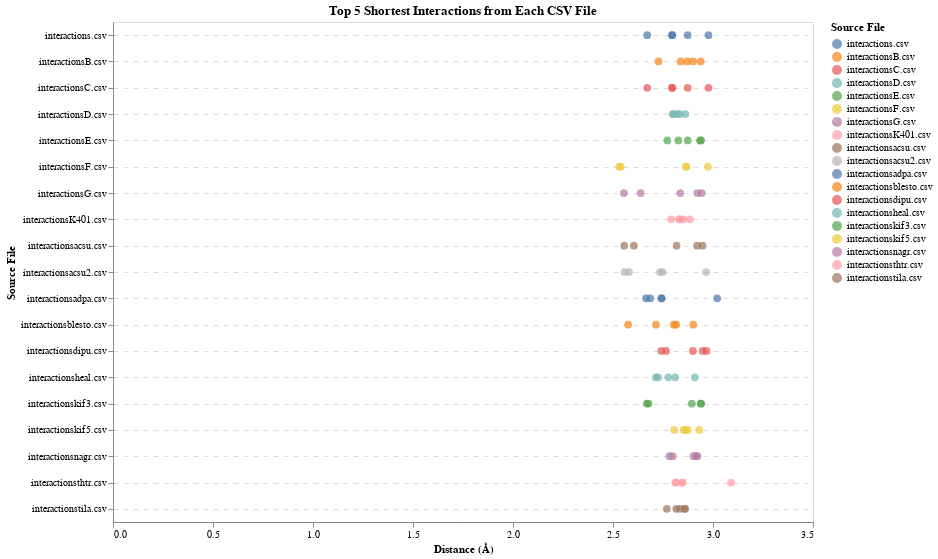

Source (notebook cell):
### Code cell
import pandas as pd
import altair as alt
import os

# Directory containing the CSV files
input_directory_path = '/Users/jazzeruncal/git/Jazzer_surf/data/'  # Update this to your input directory path

# List all CSV files in the directory
csv_files = [f for f in os.listdir(input_directory_path) if f.endswith('.csv')]

# Initialize a list to hold the top 5 interactions from each file
all_top_5_interactions = []

# Important ATP atoms
important_atoms = [
    'Phosphorus gamma', 'Phosphorus beta', 
    'Oxygen 1 beta', 'Oxygen 2 beta', 'Oxygen 3 beta'
]

# Process each CSV file
for csv_file in csv_files:
    file_path = os.path.join(input_directory_path, csv_file)
    
    # Load the CSV file
    data = pd.read_csv(file_path)
    
    # Apply the distance filter
    filtered_data = data[data["Distance (Å)"] < 4]
    
    # Filter to include only the important ATP atoms
    filtered_data = filtered_data[filtered_data['ATP Complete Atom Name'].isin(important_atoms)]
    
    # Sort the data by distance to get the shortest interactions
    sorted_data = filtered_data.sort_values(by="Distance (Å)")
    
    # Select the top 5 shortest interactions
    top_5_interactions = sorted_data.head(5)
    
    # Add a column for the source file
    top_5_interactions['Source File'] = csv_file
    
    # Append to the list
    all_top_5_interactions.append(top_5_interactions)

# Combine all top 5 interactions into a single DataFrame
combined_data = pd.concat(all_top_5_interactions)

# Create the plot
jitter = alt.Chart(combined_data).mark_circle(size=60).encode(
    x=alt.X('Distance (Å):Q', title='Distance (Å)'),
    y=alt.Y('Source File:N', title='Source File'),
    color=alt.Color('Source File:N', legend=alt.Legend(title="Source File")),
    tooltip=['ATP Complete Atom Name', 'Binding Residue Single Letter', 'Binding Residue ID', 'Distance (Å)', 'Source File']
).transform_calculate(
    jitter='sqrt(-2*log(random()))*cos(2*PI*random())'
).encode(
    x=alt.X('Distance (Å):Q', title='Distance (Å)', axis=alt.Axis(grid=False)),
    y=alt.Y('Source File:N', title='Source File', axis=alt.Axis(grid=True)),
    xOffset='jitter:Q'
).properties(
    height=500,
    width=700,
    title='Top 5 Shortest Interactions from Each CSV File'
).configure_axis(
    gridDash=[5, 5],
    tickCount=5
).configure_text(
    fontWeight='bold'
)

# Save the plot as an HTML file
jitter.save('top_5_shortest_interactions_filtered.html')

# Display the plot in the notebook
jitter

### Figure 1 — Vega-Lite specification as saved in the notebook (floating-point values rounded to 4 significant figures)
{"config": {"view": {"continuousWidth": 300, "continuousHeight": 300}, "axis": {"gridDash": [5, 5], "tickCount": 5}, "text": {"fontWeight": "bold"}}, "data": {"name": "data-5153ca975f80929d3c513ddd44df32c3"}, "mark": {"type": "circle", "size": 60}, "encoding": {"color": {"field": "Source File", "legend": {"title": "Source File"}, "type": "nominal"}, "tooltip": [{"field": "ATP Complete Atom Name", "type": "nominal"}, {"field": "Binding Residue Single Letter", "type": "nominal"}, {"field": "Binding Residue ID", "type": "quantitative"}, {"field": "Distance (Å)", "type": "quantitative"}, {"field": "Source File", "type": "nominal"}], "x": {"axis": {"grid": false}, "field": "Distance (Å)", "title": "Distance (Å)", "type": "quantitative"}, "xOffset": {"field": "jitter", "type": "quantitative"}, "y": {"axis": {"grid": true}, "field": "Source File", "title": "Source File", "type": "nominal"}}, "height": 500, "title": "Top 5 Shortest Interactions from Each CSV File", "transform": [{"calculate": "sqrt(-2*log(random()))*cos(2*PI*random())", "as": "jitter"}], "width": 700, "$schema": "https://vega.github.io/schema/vega-lite/v5.8.0.json", "datasets": {"data-5153ca975f80929d3c513ddd44df32c3": [{"ATP Residue Name": "ATP", "ATP Residue ID": 1, "ATP Atom Name": "O3B", "Binding Residue Name": "SER", "Binding Residue ID": 87, "Binding Atom Name": "N", "Distance (Å)": 2.713, "ATP Complete Atom Name": "Oxygen 3 beta", "Binding Complete Atom Name": "Nitrogen", "Binding Residue Single Letter": "S", "Source File": "interactionsheal.csv"}, {"ATP Residue Name": "ATP", "ATP Residue ID": 1, "ATP Atom Name": "O3B", "Binding Residue Name": "SER", "Binding Residue ID": 87, "Binding Atom Name": "N", "Distance (Å)": 2.726, "ATP Complete Atom Name": "Oxygen 3 beta", "Binding Complete Atom Name": "Nitrogen", "Binding Residue Single Letter": "S", "Source File": "interactionsheal.csv"}, {"ATP Residue Name": "ATP", "ATP Residue ID": 1, "ATP Atom Name": "O1B", "Binding Residue Name": "THR", "Binding Residue ID": 91, "Binding Atom Name": "N", "Distance (Å)": 2.777, "ATP Complete Atom Name": "Oxygen 1 beta", "Binding Complete Atom Name": "Nitrogen", "Binding Residue Single Letter": "T", "Source File": "interactionsheal.csv"}, {"ATP Residue Name": "ATP", "ATP Residue ID": 1, "ATP Atom Name": "O1B", "Binding Residue Name": "THR", "Binding Residue ID": 91, "Binding Atom Name": "N", "Distance (Å)": 2.811, "ATP Complete Atom Name": "Oxygen 1 beta", "Binding Complete Atom Name": "Nitrogen", "Binding Residue Single Letter": "T", "Source File": "interactionsheal.csv"}, {"ATP Residue Name": "ATP", "ATP Residue ID": 1, "ATP Atom Name": "O2B", "Binding Residue Name": "LYS", "Binding Residue ID": 90, "Binding Atom Name": "NZ", "Distance (Å)": 2.909, "ATP Complete Atom Name": "Oxygen 2 beta", "Binding Complete Atom Name": "Nitrogen zeta", "Binding Residue Single Letter": "K", "Source File": "interactionsheal.csv"}, {"ATP Residue Name": "ATP", "ATP Residue ID": 1, "ATP Atom Name": "O1B", "Binding Residue Name": "THR", "Binding Residue ID": 155, "Binding Atom Name": "N", "Distance (Å)": 2.811, "ATP Complete Atom Name": "Oxygen 1 beta", "Binding Complete Atom Name": "Nitrogen", "Binding Residue Single Letter": "T", "Source File": "interactionsthtr.csv"}, {"ATP Residue Name": "ATP", "ATP Residue ID": 1, "ATP Atom Name": "O1B", "Binding Residue Name": "THR", "Binding Residue ID": 155, "Binding Atom Name": "OG1", "Distance (Å)": 2.818, "ATP Complete Atom Name": "Oxygen 1 beta", "Binding Complete Atom Name": "Oxygen gamma 1", "Binding Residue Single Letter": "T", "Source File": "interactionsthtr.csv"}, {"ATP Residue Name": "ATP", "ATP Residue ID": 1, "ATP Atom Name": "O1B", "Binding Residue Name": "THR", "Binding Residue ID": 155, "Binding Atom Name": "N", "Distance (Å)": 2.844, "ATP Complete Atom Name": "Oxygen 1 beta", "Binding Complete Atom Name": "Nitrogen", "Binding Residue Single Letter": "T", "Source File": "interactionsthtr.csv"}, {"ATP Residue Name": "ATP", "ATP Residue ID": 1, "ATP Atom Name": "O1B", "Binding Residue Name": "THR", "Binding Residue ID": 155, "Binding Atom Name": "OG1", "Distance (Å)": 2.848, "ATP Complete Atom Name": "Oxygen 1 beta", "Binding Complete Atom Name": "Oxygen gamma 1", "Binding Residue Single Letter": "T", "Source File": "interactionsthtr.csv"}, {"ATP Residue Name": "ATP", "ATP Residue ID": 1, "ATP Atom Name": "O2B", "Binding Residue Name": "GLY", "Binding Residue ID": 151, "Binding Atom Name": "N", "Distance (Å)": 3.09, "ATP Complete Atom Name": "Oxygen 2 beta", "Binding Complete Atom Name": "Nitrogen", "Binding Residue Single Letter": "G", "Source File": "interactionsthtr.csv"}, {"ATP Residue Name": "ATP", "ATP Residue ID": 1, "ATP Atom Name": "O3B", "Binding Residue Name": "SER", "Binding Residue ID": 95, "Binding Atom Name": "N", "Distance (Å)": 2.555, "ATP Complete Atom Name": "Oxygen 3 beta", "Binding Complete Atom Name": "Nitrogen", "Binding Residue Single Letter": "S", "Source File": "interactionsG.csv"}, {"ATP Residue Name": "ATP", "ATP Residue ID": 1, "ATP Atom Name": "O2B", "Binding Residue Name": "SER", "Binding Residue ID": 96, "Binding Atom Name": "N", "Distance (Å)": 2.638, "ATP Complete Atom Name": "Oxygen 2 beta", "Binding Complete Atom Name": "Nitrogen", "Binding Residue Single Letter": "S", "Source File": "interactionsG.csv"}, {"ATP Residue Name": "ATP", "ATP Residue ID": 1, "ATP Atom Name": "O1B", "Binding Residue Name": "THR", "Binding Residue ID": 99, "Binding Atom Name": "OG1", "Distance (Å)": 2.836, "ATP Complete Atom Name": "Oxygen 1 beta", "Binding Complete Atom Name": "Oxygen gamma 1", "Binding Residue Single Letter": "T", "Source File": "interactionsG.csv"}, {"ATP Residue Name": "ATP", "ATP Residue ID": 1, "ATP Atom Name": "O1B", "Binding Residue Name": "THR", "Binding Residue ID": 99, "Binding Atom Name": "N", "Distance (Å)": 2.922, "ATP Complete Atom Name": "Oxygen 1 beta", "Binding Complete Atom Name": "Nitrogen", "Binding Residue Single Letter": "T", "Source File": "interactionsG.csv"}, {"ATP Residue Name": "ATP", "ATP Residue ID": 1, "ATP Atom Name": "O2B", "Binding Residue Name": "SER", "Binding Residue ID": 95, "Binding Atom Name": "N", "Distance (Å)": 2.944, "ATP Complete Atom Name": "Oxygen 2 beta", "Binding Complete Atom Name": "Nitrogen", "Binding Residue Single Letter": "S", "Source File": "interactionsG.csv"}, {"ATP Residue Name": "ATP", "ATP Residue ID": 1, "ATP Atom Name": "O3B", "Binding Residue Name": "SER", "Binding Residue ID": 95, "Binding Atom Name": "N", "Distance (Å)": 2.671, "ATP Complete Atom Name": "Oxygen 3 beta", "Binding Complete Atom Name": "Nitrogen", "Binding Residue Single Letter": "S", "Source File": "interactions.csv"}, {"ATP Residue Name": "ATP", "ATP Residue ID": 1, "ATP Atom Name": "O2B", "Binding Residue Name": "THR", "Binding Residue ID": 99, "Binding Atom Name": "OG1", "Distance (Å)": 2.795, "ATP Complete Atom Name": "Oxygen 2 beta", "Binding Complete Atom Name": "Oxygen gamma 1", "Binding Residue Single Letter": "T", "Source File": "interactions.csv"}, {"ATP Residue Name": "ATP", "ATP Residue ID": 1, "ATP Atom Name": "O2B", "Binding Residue Name": "THR", "Binding Residue ID": 99, "Binding Atom Name": "N", "Distance (Å)": 2.796, "ATP Complete Atom Name": "Oxygen 2 beta", "Binding Complete Atom Name": "Nitrogen", "Binding Residue Single Letter": "T", "Source File": "interactions.csv"}, {"ATP Residue Name": "ATP", "ATP Residue ID": 1, "ATP Atom Name": "O3B", "Binding Residue Name": "SER", "Binding Residue ID": 95, "Binding Atom Name": "N", "Distance (Å)": 2.873, "ATP Complete Atom Name": "Oxygen 3 beta", "Binding Complete Atom Name": "Nitrogen", "Binding Residue Single Letter": "S", "Source File": "interactions.csv"}, {"ATP Residue Name": "ATP", "ATP Residue ID": 1, "ATP Atom Name": "O2B", "Binding Residue Name": "THR", "Binding Residue ID": 99, "Binding Atom Name": "N", "Distance (Å)": 2.978, "ATP Complete Atom Name": "Oxygen 2 beta", "Binding Complete Atom Name": "Nitrogen", "Binding Residue Single Letter": "T", "Source File": "interactions.csv"}, {"ATP Residue Name": "ATP", "ATP Residue ID": 1, "ATP Atom Name": "O1B", "Binding Residue Name": "LYS", "Binding Residue ID": 95, "Binding Atom Name": "NZ", "Distance (Å)": 2.769, "ATP Complete Atom Name": "Oxygen 1 beta", "Binding Complete Atom Name": "Nitrogen zeta", "Binding Residue Single Letter": "K", "Source File": "interactionstila.csv"}, {"ATP Residue Name": "ATP", "ATP Residue ID": 1, "ATP Atom Name": "O2B", "Binding Residue Name": "THR", "Binding Residue ID": 96, "Binding Atom Name": "N", "Distance (Å)": 2.816, "ATP Complete Atom Name": "Oxygen 2 beta", "Binding Complete Atom Name": "Nitrogen", "Binding Residue Single Letter": "T", "Source File": "interactionstila.csv"}, {"ATP Residue Name": "ATP", "ATP Residue ID": 1, "ATP Atom Name": "O1B", "Binding Residue Name": "LYS", "Binding Residue ID": 95, "Binding Atom Name": "NZ", "Distance (Å)": 2.833, "ATP Complete Atom Name": "Oxygen 1 beta", "Binding Complete Atom Name": "Nitrogen zeta", "Binding Residue Single Letter": "K", "Source File": "interactionstila.csv"}, {"ATP Residue Name": "ATP", "ATP Residue ID": 1, "ATP Atom Name": "O2B", "Binding Residue Name": "THR", "Binding Residue ID": 96, "Binding Atom Name": "N", "Distance (Å)": 2.857, "ATP Complete Atom Name": "Oxygen 2 beta", "Binding Complete Atom Name": "Nitrogen", "Binding Residue Single Letter": "T", "Source File": "interactionstila.csv"}, {"ATP Residue Name": "ATP", "ATP Residue ID": 1, "ATP Atom Name": "O2B", "Binding Residue Name": "THR", "Binding Residue ID": 96, "Binding Atom Name": "OG1", "Distance (Å)": 2.861, "ATP Complete Atom Name": "Oxygen 2 beta", "Binding Complete Atom Name": "Oxygen gamma 1", "Binding Residue Single Letter": "T", "Source File": "interactionstila.csv"}, {"ATP Residue Name": "ATP", "ATP Residue ID": 1, "ATP Atom Name": "O1B", "Binding Residue Name": "THR", "Binding Residue ID": 92, "Binding Atom Name": "N", "Distance (Å)": 2.531, "ATP Complete Atom Name": "Oxygen 1 beta", "Binding Complete Atom Name": "Nitrogen", "Binding Residue Single Letter": "T", "Source File": "interactionsF.csv"}, {"ATP Residue Name": "ATP", "ATP Residue ID": 1, "ATP Atom Name": "O1B", "Binding Residue Name": "THR", "Binding Residue ID": 92, "Binding Atom Name": "N", "Distance (Å)": 2.539, "ATP Complete Atom Name": "Oxygen 1 beta", "Binding Complete Atom Name": "Nitrogen", "Binding Residue Single Letter": "T", "Source File": "interactionsF.csv"}, {"ATP Residue Name": "ATP", "ATP Residue ID": 1, "ATP Atom Name": "O1B", "Binding Residue Name": "LYS", "Binding Residue ID": 91, "Binding Atom Name": "N", "Distance (Å)": 2.864, "ATP Complete Atom Name": "Oxygen 1 beta", "Binding Complete Atom Name": "Nitrogen", "Binding Residue Single Letter": "K", "Source File": "interactionsF.csv"}, {"ATP Residue Name": "ATP", "ATP Residue ID": 1, "ATP Atom Name": "O1B", "Binding Residue Name": "LYS", "Binding Residue ID": 91, "Binding Atom Name": "N", "Distance (Å)": 2.867, "ATP Complete Atom Name": "Oxygen 1 beta", "Binding Complete Atom Name": "Nitrogen", "Binding Residue Single Letter": "K", "Source File": "interactionsF.csv"}, {"ATP Residue Name": "ATP", "ATP Residue ID": 1, "ATP Atom Name": "O2B", "Binding Residue Name": "GLY", "Binding Residue ID": 88, "Binding Atom Name": "N", "Distance (Å)": 2.974, "ATP Complete Atom Name": "Oxygen 2 beta", "Binding Complete Atom Name": "Nitrogen", "Binding Residue Single Letter": "G", "Source File": "interactionsF.csv"}, {"ATP Residue Name": "ATP", "ATP Residue ID": 1, "ATP Atom Name": "O2B", "Binding Residue Name": "THR", "Binding Residue ID": 92, "Binding Atom Name": "N", "Distance (Å)": 2.8, "ATP Complete Atom Name": "Oxygen 2 beta", "Binding Complete Atom Name": "Nitrogen", "Binding Residue Single Letter": "T", "Source File": "interactionsD.csv"}, {"ATP Residue Name": "ATP", "ATP Residue ID": 1, "ATP Atom Name": "O2B", "Binding Residue Name": "THR", "Binding Residue ID": 92, "Binding Atom Name": "OG1", "Distance (Å)": 2.801, "ATP Complete Atom Name": "Oxygen 2 beta", "Binding Complete Atom Name": "Oxygen gamma 1", "Binding Residue Single Letter": "T", "Source File": "interactionsD.csv"}, {"ATP Residue Name": "ATP", "ATP Residue ID": 1, "ATP Atom Name": "O2B", "Binding Residue Name": "THR", "Binding Residue ID": 92, "Binding Atom Name": "N", "Distance (Å)": 2.821, "ATP Complete Atom Name": "Oxygen 2 beta", "Binding Complete Atom Name": "Nitrogen", "Binding Residue Single Letter": "T", "Source File": "interactionsD.csv"}, {"ATP Residue Name": "ATP", "ATP Residue ID": 1, "ATP Atom Name": "O3B", "Binding Residue Name": "GLY", "Binding Residue ID": 88, "Binding Atom Name": "N", "Distance (Å)": 2.834, "ATP Complete Atom Name": "Oxygen 3 beta", "Binding Complete Atom Name": "Nitrogen", "Binding Residue Single Letter": "G", "Source File": "interactionsD.csv"}, {"ATP Residue Name": "ATP", "ATP Residue ID": 1, "ATP Atom Name": "O2B", "Binding Residue Name": "THR", "Binding Residue ID": 92, "Binding Atom Name": "OG1", "Distance (Å)": 2.862, "ATP Complete Atom Name": "Oxygen 2 beta", "Binding Complete Atom Name": "Oxygen gamma 1", "Binding Residue Single Letter": "T", "Source File": "interactionsD.csv"}, {"ATP Residue Name": "ATP", "ATP Residue ID": 1, "ATP Atom Name": "O2B", "Binding Residue Name": "THR", "Binding Residue ID": 92, "Binding Atom Name": "OG1", "Distance (Å)": 2.556, "ATP Complete Atom Name": "Oxygen 2 beta", "Binding Complete Atom Name": "Oxygen gamma 1", "Binding Residue Single Letter": "T", "Source File": "interactionsacsu.csv"}, {"ATP Residue Name": "ATP", "ATP Residue ID": 1, "ATP Atom Name": "O2B", "Binding Residue Name": "THR", "Binding Residue ID": 92, "Binding Atom Name": "OG1", "Distance (Å)": 2.604, "ATP Complete Atom Name": "Oxygen 2 beta", "Binding Complete Atom Name": "Oxygen gamma 1", "Binding Residue Single Letter": "T", "Source File": "interactionsacsu.csv"}, {"ATP Residue Name": "ATP", "ATP Residue ID": 1, "ATP Atom Name": "O2B", "Binding Residue Name": "THR", "Binding Residue ID": 92, "Binding Atom Name": "N", "Distance (Å)": 2.818, "ATP Complete Atom Name": "Oxygen 2 beta", "Binding Complete Atom Name": "Nitrogen", "Binding Residue Single Letter": "T", "Source File": "interactionsacsu.csv"}, {"ATP Residue Name": "ATP", "ATP Residue ID": 1, "ATP Atom Name": "O1B", "Binding Residue Name": "LYS", "Binding Residue ID": 91, "Binding Atom Name": "NZ", "Distance (Å)": 2.921, "ATP Complete Atom Name": "Oxygen 1 beta", "Binding Complete Atom Name": "Nitrogen zeta", "Binding Residue Single Letter": "K", "Source File": "interactionsacsu.csv"}, {"ATP Residue Name": "ATP", "ATP Residue ID": 1, "ATP Atom Name": "O1B", "Binding Residue Name": "LYS", "Binding Residue ID": 91, "Binding Atom Name": "NZ", "Distance (Å)": 2.947, "ATP Complete Atom Name": "Oxygen 1 beta", "Binding Complete Atom Name": "Nitrogen zeta", "Binding Residue Single Letter": "K", "Source File": "interactionsacsu.csv"}, {"ATP Residue Name": "ATP", "ATP Residue ID": 1, "ATP Atom Name": "O3B", "Binding Residue Name": "SER", "Binding Residue ID": 95, "Binding Atom Name": "N", "Distance (Å)": 2.772, "ATP Complete Atom Name": "Oxygen 3 beta", "Binding Complete Atom Name": "Nitrogen", "Binding Residue Single Letter": "S", "Source File": "interactionsE.csv"}, {"ATP Residue Name": "ATP", "ATP Residue ID": 1, "ATP Atom Name": "O3B", "Binding Residue Name": "SER", "Binding Residue ID": 95, "Binding Atom Name": "N", "Distance (Å)": 2.827, "ATP Complete Atom Name": "Oxygen 3 beta", "Binding Complete Atom Name": "Nitrogen", "Binding Residue Single Letter": "S", "Source File": "interactionsE.csv"}, {"ATP Residue Name": "ATP", "ATP Residue ID": 1, "ATP Atom Name": "O1B", "Binding Residue Name": "THR", "Binding Residue ID": 99, "Binding Atom Name": "OG1", "Distance (Å)": 2.874, "ATP Complete Atom Name": "Oxygen 1 beta", "Binding Complete Atom Name": "Oxygen gamma 1", "Binding Residue Single Letter": "T", "Source File": "interactionsE.csv"}, {"ATP Residue Name": "ATP", "ATP Residue ID": 1, "ATP Atom Name": "O1B", "Binding Residue Name": "THR", "Binding Residue ID": 99, "Binding Atom Name": "N", "Distance (Å)": 2.935, "ATP Complete Atom Name": "Oxygen 1 beta", "Binding Complete Atom Name": "Nitrogen", "Binding Residue Single Letter": "T", "Source File": "interactionsE.csv"}, {"ATP Residue Name": "ATP", "ATP Residue ID": 1, "ATP Atom Name": "O1B", "Binding Residue Name": "THR", "Binding Residue ID": 99, "Binding Atom Name": "OG1", "Distance (Å)": 2.94, "ATP Complete Atom Name": "Oxygen 1 beta", "Binding Complete Atom Name": "Oxygen gamma 1", "Binding Residue Single Letter": "T", "Source File": "interactionsE.csv"}, {"ATP Residue Name": "ATP", "ATP Residue ID": 1, "ATP Atom Name": "O3B", "Binding Residue Name": "GLY", "Binding Residue ID": 88, "Binding Atom Name": "N", "Distance (Å)": 2.728, "ATP Complete Atom Name": "Oxygen 3 beta", "Binding Complete Atom Name": "Nitrogen", "Binding Residue Single Letter": "G", "Source File": "interactionsB.csv"}, {"ATP Residue Name": "ATP", "ATP Residue ID": 1, "ATP Atom Name": "O3B", "Binding Residue Name": "GLY", "Binding Residue ID": 88, "Binding Atom Name": "N", "Distance (Å)": 2.838, "ATP Complete Atom Name": "Oxygen 3 beta", "Binding Complete Atom Name": "Nitrogen", "Binding Residue Single Letter": "G", "Source File": "interactionsB.csv"}, {"ATP Residue Name": "ATP", "ATP Residue ID": 1, "ATP Atom Name": "O1B", "Binding Residue Name": "THR", "Binding Residue ID": 92, "Binding Atom Name": "OG1", "Distance (Å)": 2.871, "ATP Complete Atom Name": "Oxygen 1 beta", "Binding Complete Atom Name": "Oxygen gamma 1", "Binding Residue Single Letter": "T", "Source File": "interactionsB.csv"}, {"ATP Residue Name": "ATP", "ATP Residue ID": 1, "ATP Atom Name": "O1B", "Binding Residue Name": "THR", "Binding Residue ID": 92, "Binding Atom Name": "N", "Distance (Å)": 2.9, "ATP Complete Atom Name": "Oxygen 1 beta", "Binding Complete Atom Name": "Nitrogen", "Binding Residue Single Letter": "T", "Source File": "interactionsB.csv"}, {"ATP Residue Name": "ATP", "ATP Residue ID": 1, "ATP Atom Name": "O1B", "Binding Residue Name": "THR", "Binding Residue ID": 92, "Binding Atom Name": "N", "Distance (Å)": 2.939, "ATP Complete Atom Name": "Oxygen 1 beta", "Binding Complete Atom Name": "Nitrogen", "Binding Residue Single Letter": "T", "Source File": "interactionsB.csv"}, {"ATP Residue Name": "ATP", "ATP Residue ID": 1, "ATP Atom Name": "O3B", "Binding Residue Name": "SER", "Binding Residue ID": 95, "Binding Atom Name": "N", "Distance (Å)": 2.671, "ATP Complete Atom Name": "Oxygen 3 beta", "Binding Complete Atom Name": "Nitrogen", "Binding Residue Single Letter": "S", "Source File": "interactionsC.csv"}, {"ATP Residue Name": "ATP", "ATP Residue ID": 1, "ATP Atom Name": "O2B", "Binding Residue Name": "THR", "Binding Residue ID": 99, "Binding Atom Name": "OG1", "Distance (Å)": 2.795, "ATP Complete Atom Name": "Oxygen 2 beta", "Binding Complete Atom Name": "Oxygen gamma 1", "Binding Residue Single Letter": "T", "Source File": "interactionsC.csv"}, {"ATP Residue Name": "ATP", "ATP Residue ID": 1, "ATP Atom Name": "O2B", "Binding Residue Name": "THR", "Binding Residue ID": 99, "Binding Atom Name": "N", "Distance (Å)": 2.796, "ATP Complete Atom Name": "Oxygen 2 beta", "Binding Complete Atom Name": "Nitrogen", "Binding Residue Single Letter": "T", "Source File": "interactionsC.csv"}, {"ATP Residue Name": "ATP", "ATP Residue ID": 1, "ATP Atom Name": "O3B", "Binding Residue Name": "SER", "Binding Residue ID": 95, "Binding Atom Name": "N", "Distance (Å)": 2.873, "ATP Complete Atom Name": "Oxygen 3 beta", "Binding Complete Atom Name": "Nitrogen", "Binding Residue Single Letter": "S", "Source File": "interactionsC.csv"}, {"ATP Residue Name": "ATP", "ATP Residue ID": 1, "ATP Atom Name": "O2B", "Binding Residue Name": "THR", "Binding Residue ID": 99, "Binding Atom Name": "N", "Distance (Å)": 2.978, "ATP Complete Atom Name": "Oxygen 2 beta", "Binding Complete Atom Name": "Nitrogen", "Binding Residue Single Letter": "T", "Source File": "interactionsC.csv"}, {"ATP Residue Name": "ATP", "ATP Residue ID": 1, "ATP Atom Name": "O2B", "Binding Residue Name": "THR", "Binding Residue ID": 92, "Binding Atom Name": "OG1", "Distance (Å)": 2.741, "ATP Complete Atom Name": "Oxygen 2 beta", "Binding Complete Atom Name": "Oxygen gamma 1", "Binding Residue Single Letter": "T", "Source File": "interactionsdipu.csv"}, {"ATP Residue Name": "ATP", "ATP Residue ID": 1, "ATP Atom Name": "O2B", "Binding Residue Name": "THR", "Binding Residue ID": 92, "Binding Atom Name": "OG1", "Distance (Å)": 2.765, "ATP Complete Atom Name": "Oxygen 2 beta", "Binding Complete Atom Name": "Oxygen gamma 1", "Binding Residue Single Letter": "T", "Source File": "interactionsdipu.csv"}, {"ATP Residue Name": "ATP", "ATP Residue ID": 1, "ATP Atom Name": "O2B", "Binding Residue Name": "THR", "Binding Residue ID": 92, "Binding Atom Name": "N", "Distance (Å)": 2.9, "ATP Complete Atom Name": "Oxygen 2 beta", "Binding Complete Atom Name": "Nitrogen", "Binding Residue Single Letter": "T", "Source File": "interactionsdipu.csv"}, {"ATP Residue Name": "ATP", "ATP Residue ID": 1, "ATP Atom Name": "O2B", "Binding Residue Name": "THR", "Binding Residue ID": 92, "Binding Atom Name": "N", "Distance (Å)": 2.948, "ATP Complete Atom Name": "Oxygen 2 beta", "Binding Complete Atom Name": "Nitrogen", "Binding Residue Single Letter": "T", "Source File": "interactionsdipu.csv"}, {"ATP Residue Name": "ATP", "ATP Residue ID": 1, "ATP Atom Name": "O3B", "Binding Residue Name": "SER", "Binding Residue ID": 88, "Binding Atom Name": "N", "Distance (Å)": 2.967, "ATP Complete Atom Name": "Oxygen 3 beta", "Binding Complete Atom Name": "Nitrogen", "Binding Residue Single Letter": "S", "Source File": "interactionsdipu.csv"}, {"ATP Residue Name": "ATP", "ATP Residue ID": 1, "ATP Atom Name": "O3B", "Binding Residue Name": "SER", "Binding Residue ID": 98, "Binding Atom Name": "N", "Distance (Å)": 2.576, "ATP Complete Atom Name": "Oxygen 3 beta", "Binding Complete Atom Name": "Nitrogen", "Binding Residue Single Letter": "S", "Source File": "interactionsblesto.csv"}, {"ATP Residue Name": "ATP", "ATP Residue ID": 1, "ATP Atom Name": "O1B", "Binding Residue Name": "THR", "Binding Residue ID": 102, "Binding Atom Name": "OG1", "Distance (Å)": 2.715, "ATP Complete Atom Name": "Oxygen 1 beta", "Binding Complete Atom Name": "Oxygen gamma 1", "Binding Residue Single Letter": "T", "Source File": "interactionsblesto.csv"}, {"ATP Residue Name": "ATP", "ATP Residue ID": 1, "ATP Atom Name": "O1B", "Binding Residue Name": "THR", "Binding Residue ID": 102, "Binding Atom Name": "N", "Distance (Å)": 2.804, "ATP Complete Atom Name": "Oxygen 1 beta", "Binding Complete Atom Name": "Nitrogen", "Binding Residue Single Letter": "T", "Source File": "interactionsblesto.csv"}, {"ATP Residue Name": "ATP", "ATP Residue ID": 1, "ATP Atom Name": "O3B", "Binding Residue Name": "SER", "Binding Residue ID": 98, "Binding Atom Name": "N", "Distance (Å)": 2.816, "ATP Complete Atom Name": "Oxygen 3 beta", "Binding Complete Atom Name": "Nitrogen", "Binding Residue Single Letter": "S", "Source File": "interactionsblesto.csv"}, {"ATP Residue Name": "ATP", "ATP Residue ID": 1, "ATP Atom Name": "O1B", "Binding Residue Name": "THR", "Binding Residue ID": 102, "Binding Atom Name": "N", "Distance (Å)": 2.901, "ATP Complete Atom Name": "Oxygen 1 beta", "Binding Complete Atom Name": "Nitrogen", "Binding Residue Single Letter": "T", "Source File": "interactionsblesto.csv"}, {"ATP Residue Name": "ATP", "ATP Residue ID": 1, "ATP Atom Name": "O2B", "Binding Residue Name": "THR", "Binding Residue ID": 93, "Binding Atom Name": "OG1", "Distance (Å)": 2.665, "ATP Complete Atom Name": "Oxygen 2 beta", "Binding Complete Atom Name": "Oxygen gamma 1", "Binding Residue Single Letter": "T", "Source File": "interactionsadpa.csv"}, {"ATP Residue Name": "ATP", "ATP Residue ID": 1, "ATP Atom Name": "O2B", "Binding Residue Name": "THR", "Binding Residue ID": 93, "Binding Atom Name": "OG1", "Distance (Å)": 2.686, "ATP Complete Atom Name": "Oxygen 2 beta", "Binding Complete Atom Name": "Oxygen gamma 1", "Binding Residue Single Letter": "T", "Source File": "interactionsadpa.csv"}, {"ATP Residue Name": "ATP", "ATP Residue ID": 1, "ATP Atom Name": "O2B", "Binding Residue Name": "THR", "Binding Residue ID": 93, "Binding Atom Name": "N", "Distance (Å)": 2.742, "ATP Complete Atom Name": "Oxygen 2 beta", "Binding Complete Atom Name": "Nitrogen", "Binding Residue Single Letter": "T", "Source File": "interactionsadpa.csv"}, {"ATP Residue Name": "ATP", "ATP Residue ID": 1, "ATP Atom Name": "O2B", "Binding Residue Name": "THR", "Binding Residue ID": 93, "Binding Atom Name": "N", "Distance (Å)": 2.744, "ATP Complete Atom Name": "Oxygen 2 beta", "Binding Complete Atom Name": "Nitrogen", "Binding Residue Single Letter": "T", "Source File": "interactionsadpa.csv"}, {"ATP Residue Name": "ATP", "ATP Residue ID": 1, "ATP Atom Name": "O1B", "Binding Residue Name": "LYS", "Binding Residue ID": 92, "Binding Atom Name": "NZ", "Distance (Å)": 3.021, "ATP Complete Atom Name": "Oxygen 1 beta", "Binding Complete Atom Name": "Nitrogen zeta", "Binding Residue Single Letter": "K", "Source File": "interactionsadpa.csv"}, {"ATP Residue Name": "ATP", "ATP Residue ID": 1, "ATP Atom Name": "O1B", "Binding Residue Name": "THR", "Binding Residue ID": 99, "Binding Atom Name": "N", "Distance (Å)": 2.791, "ATP Complete Atom Name": "Oxygen 1 beta", "Binding Complete Atom Name": "Nitrogen", "Binding Residue Single Letter": "T", "Source File": "interactionsK401.csv"}, {"ATP Residue Name": "ATP", "ATP Residue ID": 1, "ATP Atom Name": "O1B", "Binding Residue Name": "THR", "Binding Residue ID": 99, "Binding Atom Name": "OG1", "Distance (Å)": 2.831, "ATP Complete Atom Name": "Oxygen 1 beta", "Binding Complete Atom Name": "Oxygen gamma 1", "Binding Residue Single Letter": "T", "Source File": "interactionsK401.csv"}, {"ATP Residue Name": "ATP", "ATP Residue ID": 1, "ATP Atom Name": "O1B", "Binding Residue Name": "THR", "Binding Residue ID": 99, "Binding Atom Name": "OG1", "Distance (Å)": 2.835, "ATP Complete Atom Name": "Oxygen 1 beta", "Binding Complete Atom Name": "Oxygen gamma 1", "Binding Residue Single Letter": "T", "Source File": "interactionsK401.csv"}, {"ATP Residue Name": "ATP", "ATP Residue ID": 1, "ATP Atom Name": "O1B", "Binding Residue Name": "THR", "Binding Residue ID": 99, "Binding Atom Name": "N", "Distance (Å)": 2.853, "ATP Complete Atom Name": "Oxygen 1 beta", "Binding Complete Atom Name": "Nitrogen", "Binding Residue Single Letter": "T", "Source File": "interactionsK401.csv"}, {"ATP Residue Name": "ATP", "ATP Residue ID": 1, "ATP Atom Name": "O3B", "Binding Residue Name": "SER", "Binding Residue ID": 95, "Binding Atom Name": "N", "Distance (Å)": 2.885, "ATP Complete Atom Name": "Oxygen 3 beta", "Binding Complete Atom Name": "Nitrogen", "Binding Residue Single Letter": "S", "Source File": "interactionsK401.csv"}, {"ATP Residue Name": "ATP", "ATP Residue ID": 1, "ATP Atom Name": "O2B", "Binding Residue Name": "THR", "Binding Residue ID": 91, "Binding Atom Name": "N", "Distance (Å)": 2.557, "ATP Complete Atom Name": "Oxygen 2 beta", "Binding Complete Atom Name": "Nitrogen", "Binding Residue Single Letter": "T", "Source File": "interactionsacsu2.csv"}, {"ATP Residue Name": "ATP", "ATP Residue ID": 1, "ATP Atom Name": "O2B", "Binding Residue Name": "THR", "Binding Residue ID": 91, "Binding Atom Name": "N", "Distance (Å)": 2.58, "ATP Complete Atom Name": "Oxygen 2 beta", "Binding Complete Atom Name": "Nitrogen", "Binding Residue Single Letter": "T", "Source File": "interactionsacsu2.csv"}, {"ATP Residue Name": "ATP", "ATP Residue ID": 1, "ATP Atom Name": "O2B", "Binding Residue Name": "THR", "Binding Residue ID": 91, "Binding Atom Name": "OG1", "Distance (Å)": 2.735, "ATP Complete Atom Name": "Oxygen 2 beta", "Binding Complete Atom Name": "Oxygen gamma 1", "Binding Residue Single Letter": "T", "Source File": "interactionsacsu2.csv"}, {"ATP Residue Name": "ATP", "ATP Residue ID": 1, "ATP Atom Name": "O2B", "Binding Residue Name": "THR", "Binding Residue ID": 91, "Binding Atom Name": "OG1", "Distance (Å)": 2.748, "ATP Complete Atom Name": "Oxygen 2 beta", "Binding Complete Atom Name": "Oxygen gamma 1", "Binding Residue Single Letter": "T", "Source File": "interactionsacsu2.csv"}, {"ATP Residue Name": "ATP", "ATP Residue ID": 1, "ATP Atom Name": "O1B", "Binding Residue Name": "LYS", "Binding Residue ID": 90, "Binding Atom Name": "NZ", "Distance (Å)": 2.966, "ATP Complete Atom Name": "Oxygen 1 beta", "Binding Complete Atom Name": "Nitrogen zeta", "Binding Residue Single Letter": "K", "Source File": "interactionsacsu2.csv"}, {"ATP Residue Name": "ATP", "ATP Residue ID": 1, "ATP Atom Name": "O3B", "Binding Residue Name": "SER", "Binding Residue ID": 89, "Binding Atom Name": "N", "Distance (Å)": 2.806, "ATP Complete Atom Name": "Oxygen 3 beta", "Binding Complete Atom Name": "Nitrogen", "Binding Residue Single Letter": "S", "Source File": "interactionskif5.csv"}, {"ATP Residue Name": "ATP", "ATP Residue ID": 1, "ATP Atom Name": "O2B", "Binding Residue Name": "LYS", "Binding Residue ID": 92, "Binding Atom Name": "NZ", "Distance (Å)": 2.853, "ATP Complete Atom Name": "Oxygen 2 beta", "Binding Complete Atom Name": "Nitrogen zeta", "Binding Residue Single Letter": "K", "Source File": "interactionskif5.csv"}, {"ATP Residue Name": "ATP", "ATP Residue ID": 1, "ATP Atom Name": "O3B", "Binding Residue Name": "SER", "Binding Residue ID": 89, "Binding Atom Name": "N", "Distance (Å)": 2.862, "ATP Complete Atom Name": "Oxygen 3 beta", "Binding Complete Atom Name": "Nitrogen", "Binding Residue Single Letter": "S", "Source File": "interactionskif5.csv"}, {"ATP Residue Name": "ATP", "ATP Residue ID": 1, "ATP Atom Name": "O1B", "Binding Residue Name": "THR", "Binding Residue ID": 93, "Binding Atom Name": "OG1", "Distance (Å)": 2.875, "ATP Complete Atom Name": "Oxygen 1 beta", "Binding Complete Atom Name": "Oxygen gamma 1", "Binding Residue Single Letter": "T", "Source File": "interactionskif5.csv"}, {"ATP Residue Name": "ATP", "ATP Residue ID": 1, "ATP Atom Name": "O1B", "Binding Residue Name": "THR", "Binding Residue ID": 93, "Binding Atom Name": "N", "Distance (Å)": 2.931, "ATP Complete Atom Name": "Oxygen 1 beta", "Binding Complete Atom Name": "Nitrogen", "Binding Residue Single Letter": "T", "Source File": "interactionskif5.csv"}, {"ATP Residue Name": "ATP", "ATP Residue ID": 1, "ATP Atom Name": "O3B", "Binding Residue Name": "GLY", "Binding Residue ID": 92, "Binding Atom Name": "N", "Distance (Å)": 2.782, "ATP Complete Atom Name": "Oxygen 3 beta", "Binding Complete Atom Name": "Nitrogen", "Binding Residue Single Letter": "G", "Source File": "interactionsnagr.csv"}, {"ATP Residue Name": "ATP", "ATP Residue ID": 1, "ATP Atom Name": "O3B", "Binding Residue Name": "GLY", "Binding Residue ID": 92, "Binding Atom Name": "N", "Distance (Å)": 2.799, "ATP Complete Atom Name": "Oxygen 3 beta", "Binding Complete Atom Name": "Nitrogen", "Binding Residue Single Letter": "G", "Source File": "interactionsnagr.csv"}, {"ATP Residue Name": "ATP", "ATP Residue ID": 1, "ATP Atom Name": "O2B", "Binding Residue Name": "SER", "Binding Residue ID": 96, "Binding Atom Name": "N", "Distance (Å)": 2.902, "ATP Complete Atom Name": "Oxygen 2 beta", "Binding Complete Atom Name": "Nitrogen", "Binding Residue Single Letter": "S", "Source File": "interactionsnagr.csv"}, {"ATP Residue Name": "ATP", "ATP Residue ID": 1, "ATP Atom Name": "O1B", "Binding Residue Name": "LYS", "Binding Residue ID": 95, "Binding Atom Name": "N", "Distance (Å)": 2.917, "ATP Complete Atom Name": "Oxygen 1 beta", "Binding Complete Atom Name": "Nitrogen", "Binding Residue Single Letter": "K", "Source File": "interactionsnagr.csv"}, {"ATP Residue Name": "ATP", "ATP Residue ID": 1, "ATP Atom Name": "O2B", "Binding Residue Name": "SER", "Binding Residue ID": 96, "Binding Atom Name": "OG", "Distance (Å)": 2.922, "ATP Complete Atom Name": "Oxygen 2 beta", "Binding Complete Atom Name": "Oxygen gamma", "Binding Residue Single Letter": "S", "Source File": "interactionsnagr.csv"}, {"ATP Residue Name": "ATP", "ATP Residue ID": 1, "ATP Atom Name": "O2B", "Binding Residue Name": "THR", "Binding Residue ID": 92, "Binding Atom Name": "N", "Distance (Å)": 2.669, "ATP Complete Atom Name": "Oxygen 2 beta", "Binding Complete Atom Name": "Nitrogen", "Binding Residue Single Letter": "T", "Source File": "interactionskif3.csv"}, {"ATP Residue Name": "ATP", "ATP Residue ID": 1, "ATP Atom Name": "O2B", "Binding Residue Name": "THR", "Binding Residue ID": 92, "Binding Atom Name": "N", "Distance (Å)": 2.677, "ATP Complete Atom Name": "Oxygen 2 beta", "Binding Complete Atom Name": "Nitrogen", "Binding Residue Single Letter": "T", "Source File": "interactionskif3.csv"}, {"ATP Residue Name": "ATP", "ATP Residue ID": 1, "ATP Atom Name": "O1B", "Binding Residue Name": "SER", "Binding Residue ID": 89, "Binding Atom Name": "N", "Distance (Å)": 2.894, "ATP Complete Atom Name": "Oxygen 1 beta", "Binding Complete Atom Name": "Nitrogen", "Binding Residue Single Letter": "S", "Source File": "interactionskif3.csv"}, {"ATP Residue Name": "ATP", "ATP Residue ID": 1, "ATP Atom Name": "O1B", "Binding Residue Name": "GLY", "Binding Residue ID": 90, "Binding Atom Name": "N", "Distance (Å)": 2.939, "ATP Complete Atom Name": "Oxygen 1 beta", "Binding Complete Atom Name": "Nitrogen", "Binding Residue Single Letter": "G", "Source File": "interactionskif3.csv"}, {"ATP Residue Name": "ATP", "ATP Residue ID": 1, "ATP Atom Name": "O3B", "Binding Residue Name": "GLY", "Binding Residue ID": 88, "Binding Atom Name": "N", "Distance (Å)": 2.941, "ATP Complete Atom Name": "Oxygen 3 beta", "Binding Complete Atom Name": "Nitrogen", "Binding Residue Single Letter": "G", "Source File": "interactionskif3.csv"}]}}
